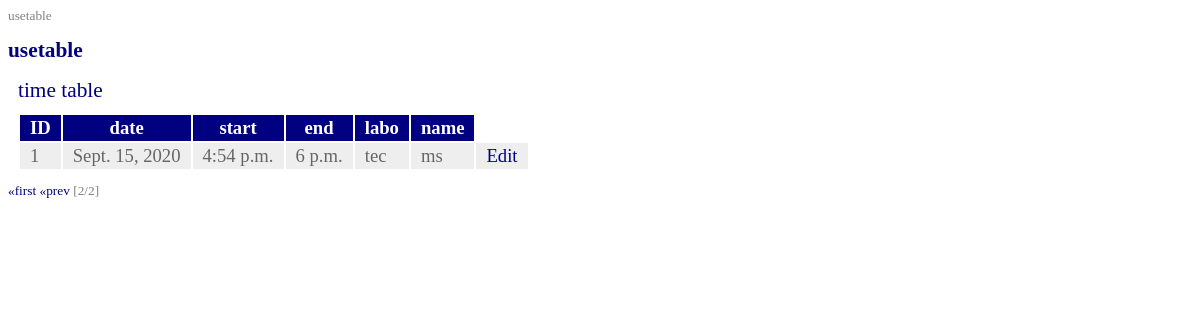
Page /usetable/2 on the committed database.
### usetable/models.py (models this page shows, shortened)
class Use(models.Model):
    date = models.DateField()
    start = models.TimeField()
    end = models.TimeField()
    DATA = [
        ('0', 'labo'),
        ('1', 'fujii'),
        ('2', 'inoue'),
    ]
    labo = models.CharField(
        max_length=100,
        choices=DATA,
        default='0',
    )
    name = models.CharField(max_length=100)

### usetable/views.py (the view)
# urls.py: path('', views.index, name='index'),
def index(request, num=1):
    data = Use.objects.all().order_by('date','start').reverse()
    page = Paginator(data, 5)
    params = {
            'title': 'usetable',
            'message': 'time table',
            'data': page.get_page(num),
        }
    return render(request, 'usetable/index.html' , params)

### usetable/templates/usetable/index.html (shortened to what this page needs)
{% load static %}
<!doctype html>
<html lang="ja">
<head>
    <tittle>{{title}}</tittle>
    <link rel="stylesheet" type="text/css"
        href="{% static 'usetable/css/style.css' %}" />
</head>
<body>
    <h1>{{title}}</h1>
    <p>{{message|safe}}</p>
    <table>
        <tr>
            <th>ID</th>
            <th>date</th>
            <th>start</th>
            <th>end</th>
            <th>labo</th>
            <th>name</th>
        </tr>
    {% for item in data %}
        <tr>
            <td>{{item.id}}</td>
            <td>{{item.date}}</td>
            <td>{{item.start}}</td>
            <td>{{item.end}}</td>
            <td>{{item.labo}}</td>
            <td>{{item.name}}</td>
            <td><a href="{% url 'edit' item.id %}">Edit</a></td>
    {% endfor %}
    </table>
    <div class="pagination">
        {% if data.has_previous %}
            <a href="{% url 'index' %}">&laquo;first</a>
            <a href="{% url 'index' %}{{data.previous_page_number}}">&laquo;prev</a>
        {% endif %}
        <span class="current">
            [{{data.number}}/{{data.paginator.num_pages}}]
        </span>
    </div>
</body>
</html>

### usetable/static/usetable/css/style.css (style rules this page uses)
body { color:gray; font-size:10pt; }
h1 { color:navy; font-size:16pt; margin-top:-20px margin-bottom:0px; text-align:left; }
p { color:navy; font-size:16pt; margin:10px; }
a { color:navy; text-decoration: none; }
table { margin:10px; font-size:14pt; }
table tr th { background-color:navy; color:white; padding:2px 10px; border-width:2px; }
table tr td { background-color:#eee; color:#666; padding:2px 10px; border-width:2px; }

### rows in the picture
Use: id "1", date "Sept. 15, 2020", start "4:54 p.m.", end "6 p.m.", labo "tec", name "ms"

### other values in the picture
{{ title }} "usetable"
{{ message|safe }} "time table"
{{ data.number }} "2"
{{ data.paginator.num_pages }} "2"
